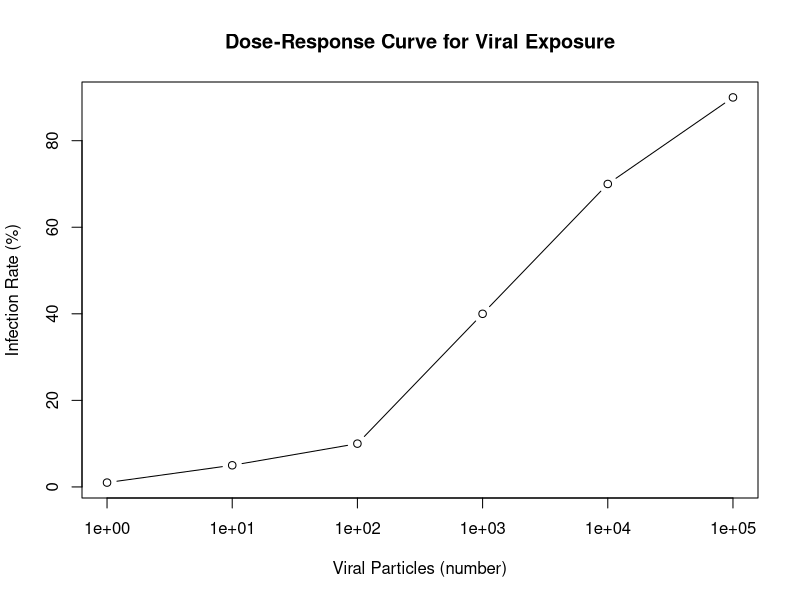

The R script that drew this image:
## ---- chunk 1
knitr::opts_chunk$set(echo = TRUE)
# install.packages("pacman")
#pacman::p_load(shiny, deSolve,dplyr,tidyr,ggplot2,ggpubr,plotly)

## ---- chunk 2
particles <- c(1, 10, 100, 1000, 10000, 100000)
infection_rate <- c(1, 5, 10, 40, 70, 90)

plot(particles, infection_rate, type="b", 
     main="Dose-Response Curve for Viral Exposure", 
     xlab="Viral Particles (number)", 
     ylab="Infection Rate (%)", 
     log="x")  # Note the log scale for x-axis, common for this kind of data
